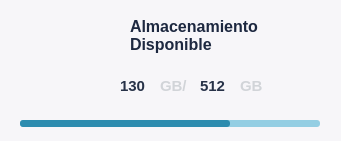
      <widget class="QFrame" name="frame_17">
       <property name="geometry">
        <rect>
         <x>870</x>
         <y>410</y>
         <width>341</width>
         <height>141</height>
        </rect>
       </property>
       <property name="styleSheet">
        <string notr="true">QFrame{
background-color:#f7f6f9;
border-radius:15px;
}</string>
       </property>
       <property name="frameShape">
        <enum>QFrame::StyledPanel</enum>
       </property>
       <property name="frameShadow">
        <enum>QFrame::Raised</enum>
       </property>
       <widget class="QLabel" name="label_59">
        <property name="geometry">
         <rect>
          <x>130</x>
          <y>0</y>
          <width>191</width>
          <height>71</height>
         </rect>
        </property>
        <property name="font">
         <font>
          <family>Segoe UI</family>
          <pointsize>12</pointsize>
          <weight>75</weight>
          <bold>true</bold>
         </font>
        </property>
        <property name="styleSheet">
         <string notr="true">QLabel{
background-color:transparent;
color:#1d2840;

}</string>
        </property>
        <property name="text">
         <string>Almacenamiento
Disponible</string>
        </property>
       </widget>
       <widget class="QLabel" name="label_60">
        <property name="geometry">
         <rect>
          <x>160</x>
          <y>70</y>
          <width>41</width>
          <height>31</height>
         </rect>
        </property>
        <property name="font">
         <font>
          <family>Segoe UI</family>
          <pointsize>11</pointsize>
          <weight>75</weight>
          <bold>true</bold>
         </font>
        </property>
        <property name="styleSheet">
         <string notr="true">QLabel{
background-color:transparent;
color:#d1d4d8;

}</string>
        </property>
        <property name="text">
         <string>GB/</string>
        </property>
       </widget>
       <widget class="QLabel" name="label_61">
        <property name="geometry">
         <rect>
          <x>120</x>
          <y>70</y>
          <width>51</width>
          <height>31</height>
         </rect>
        </property>
        <property name="font">
         <font>
          <family>Segoe UI</family>
          <pointsize>11</pointsize>
          <weight>75</weight>
          <bold>true</bold>
         </font>
        </property>
        <property name="styleSheet">
         <string notr="true">QLabel{
background-color:transparent;
color:#273248;

}</string>
        </property>
        <property name="text">
         <string>130</string>
        </property>
       </widget>
       <widget class="QLabel" name="label_62">
        <property name="geometry">
         <rect>
          <x>200</x>
          <y>70</y>
          <width>51</width>
          <height>31</height>
         </rect>
        </property>
        <property name="font">
         <font>
          <family>Segoe UI</family>
          <pointsize>11</pointsize>
          <weight>75</weight>
          <bold>true</bold>
         </font>
        </property>
        <property name="styleSheet">
         <string notr="true">QLabel{
background-color:transparent;
color:#273248;

}</string>
        </property>
        <property name="text">
         <string>512</string>
        </property>
       </widget>
       <widget class="QLabel" name="label_63">
        <property name="geometry">
         <rect>
          <x>240</x>
          <y>70</y>
          <width>41</width>
          <height>31</height>
         </rect>
        </property>
        <property name="font">
         <font>
          <family>Segoe UI</family>
          <pointsize>11</pointsize>
          <weight>75</weight>
          <bold>true</bold>
         </font>
        </property>
        <property name="styleSheet">
         <string notr="true">QLabel{
background-color:transparent;
color:#d1d4d8;

}</string>
        </property>
        <property name="text">
         <string>GB</string>
        </property>
       </widget>
       <widget class="QProgressBar" name="p1_4">
        <property name="geometry">
         <rect>
          <x>20</x>
          <y>120</y>
          <width>300</width>
          <height>7</height>
         </rect>
        </property>
        <property name="styleSheet">
         <string notr="true">/* Estilo base del QProgressBar */
QProgressBar {
    background-color: #94cee3;
    height: 5px; /* Incrementa el tamaño vertical para una mejor apariencia */
    border-radius: 3px; /* Ajusta el radio de borde para una apariencia más suave */
}

/* Estilo del chunk (parte de progreso) */
QProgressBar::chunk {
    background-color: #2d8caf; /* Cambia el color del chunk */
    border-radius: 3px; /* Ajusta el radio de borde del chunk */
}

/* Añade transiciones para hacer los cambios de estilo más suaves */
QProgressBar {
    transition: background-color 0.3s ease;
}

QProgressBar::chunk {
    transition: background-color 0.3s ease;
}
</string>
        </property>
        <property name="value">
         <number>70</number>
        </property>
        <property name="textVisible">
         <bool>false</bool>
        </property>
        <property name="format">
         <string>%p%</string>
        </property>
       </widget>
       <widget class="QPushButton" name="pushButton_47">
        <property name="geometry">
         <rect>
          <x>20</x>
          <y>10</y>
          <width>81</width>
          <height>81</height>
         </rect>
        </property>
        <property name="styleSheet">
         <string notr="true">QPushButton{
background-color:transparent;
border:none;
}</string>
        </property>
        <property name="text">
         <string/>
        </property>
        <property name="icon">
         <iconset>
          <normaloff>../Resources/bases-de-datos.png</normaloff>../Resources/bases-de-datos.png</iconset>
        </property>
        <property name="iconSize">
         <size>
          <width>60</width>
          <height>60</height>
         </size>
        </property>
       </widget>
      </widget>
